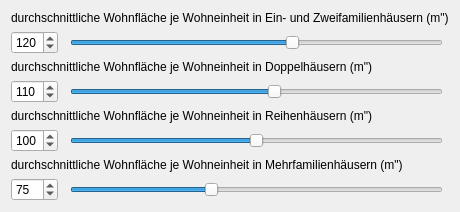
             <widget class="QWidget" name="scrollAreaWidgetContents_2">
              <property name="geometry">
               <rect>
                <x>0</x>
                <y>0</y>
                <width>409</width>
                <height>200</height>
               </rect>
              </property>
              <layout class="QGridLayout" name="gridLayout_8">
               <item row="3" column="0" colspan="3">
                <widget class="QLabel" name="label_13">
                 <property name="sizePolicy">
                  <sizepolicy hsizetype="Preferred" vsizetype="Fixed">
                   <horstretch>0</horstretch>
                   <verstretch>0</verstretch>
                  </sizepolicy>
                 </property>
                 <property name="text">
                  <string>durchschnittliche Wohnfläche je Wohneinheit in Doppelhäusern (m&quot;)</string>
                 </property>
                </widget>
               </item>
               <item row="4" column="0">
                <widget class="QSpinBox" name="spinBox_23">
                 <property name="sizePolicy">
                  <sizepolicy hsizetype="Fixed" vsizetype="Fixed">
                   <horstretch>0</horstretch>
                   <verstretch>0</verstretch>
                  </sizepolicy>
                 </property>
                 <property name="maximum">
                  <number>200</number>
                 </property>
                 <property name="value">
                  <number>110</number>
                 </property>
                </widget>
               </item>
               <item row="2" column="2">
                <widget class="QSlider" name="horizontalSlider_13">
                 <property name="toolTip">
                  <string>Anteil der Fläche der ausgewählten Teilfläche, welcher kein Nettowohnbauland (= Wohnbaugrundstücke) is (in Prozent) --- WTF??? Vonhintendurchdiebrustinsauge!</string>
                 </property>
                 <property name="maximum">
                  <number>200</number>
                 </property>
                 <property name="value">
                  <number>120</number>
                 </property>
                 <property name="orientation">
                  <enum>Qt::Horizontal</enum>
                 </property>
                </widget>
               </item>
               <item row="6" column="0">
                <widget class="QSpinBox" name="spinBox_24">
                 <property name="sizePolicy">
                  <sizepolicy hsizetype="Fixed" vsizetype="Fixed">
                   <horstretch>0</horstretch>
                   <verstretch>0</verstretch>
                  </sizepolicy>
                 </property>
                 <property name="maximum">
                  <number>200</number>
                 </property>
                 <property name="value">
                  <number>100</number>
                 </property>
                </widget>
               </item>
               <item row="2" column="0">
                <widget class="QSpinBox" name="spinBox_22">
                 <property name="sizePolicy">
                  <sizepolicy hsizetype="Fixed" vsizetype="Fixed">
                   <horstretch>0</horstretch>
                   <verstretch>0</verstretch>
                  </sizepolicy>
                 </property>
                 <property name="maximum">
                  <number>200</number>
                 </property>
                 <property name="value">
                  <number>120</number>
                 </property>
                </widget>
               </item>
               <item row="0" column="0" colspan="4">
                <widget class="QLabel" name="label_2">
                 <property name="sizePolicy">
                  <sizepolicy hsizetype="Preferred" vsizetype="Fixed">
                   <horstretch>0</horstretch>
                   <verstretch>0</verstretch>
                  </sizepolicy>
                 </property>
                 <property name="text">
                  <string>durchschnittliche Wohnfläche je Wohneinheit in Ein- und Zweifamilienhäusern (m&quot;)</string>
                 </property>
                </widget>
               </item>
               <item row="6" column="2">
                <widget class="QSlider" name="horizontalSlider_14">
                 <property name="toolTip">
                  <string>Anteil der Fläche der ausgewählten Teilfläche, welcher kein Nettowohnbauland (= Wohnbaugrundstücke) is (in Prozent) --- WTF??? Vonhintendurchdiebrustinsauge!</string>
                 </property>
                 <property name="maximum">
                  <number>200</number>
                 </property>
                 <property name="value">
                  <number>100</number>
                 </property>
                 <property name="orientation">
                  <enum>Qt::Horizontal</enum>
                 </property>
                </widget>
               </item>
               <item row="10" column="0">
                <widget class="QSpinBox" name="spinBox_25">
                 <property name="sizePolicy">
                  <sizepolicy hsizetype="Fixed" vsizetype="Fixed">
                   <horstretch>0</horstretch>
                   <verstretch>0</verstretch>
                  </sizepolicy>
                 </property>
                 <property name="maximum">
                  <number>200</number>
                 </property>
                 <property name="value">
                  <number>75</number>
                 </property>
                </widget>
               </item>
               <item row="10" column="2">
                <widget class="QSlider" name="horizontalSlider_15">
                 <property name="toolTip">
                  <string>Anteil der Fläche der ausgewählten Teilfläche, welcher kein Nettowohnbauland (= Wohnbaugrundstücke) is (in Prozent) --- WTF??? Vonhintendurchdiebrustinsauge!</string>
                 </property>
                 <property name="maximum">
                  <number>200</number>
                 </property>
                 <property name="value">
                  <number>75</number>
                 </property>
                 <property name="orientation">
                  <enum>Qt::Horizontal</enum>
                 </property>
                </widget>
               </item>
               <item row="7" column="0" colspan="3">
                <widget class="QLabel" name="label_15">
                 <property name="sizePolicy">
                  <sizepolicy hsizetype="Preferred" vsizetype="Fixed">
                   <horstretch>0</horstretch>
                   <verstretch>0</verstretch>
                  </sizepolicy>
                 </property>
                 <property name="text">
                  <string>durchschnittliche Wohnfläche je Wohneinheit in Mehrfamilienhäusern (m&quot;)</string>
                 </property>
                </widget>
               </item>
               <item row="5" column="0" colspan="3">
                <widget class="QLabel" name="label_14">
                 <property name="sizePolicy">
                  <sizepolicy hsizetype="Preferred" vsizetype="Fixed">
                   <horstretch>0</horstretch>
                   <verstretch>0</verstretch>
                  </sizepolicy>
                 </property>
                 <property name="text">
                  <string>durchschnittliche Wohnfläche je Wohneinheit in Reihenhäusern (m&quot;)</string>
                 </property>
                </widget>
               </item>
               <item row="4" column="2">
                <widget class="QSlider" name="horizontalSlider_12">
                 <property name="toolTip">
                  <string>Anteil der Fläche der ausgewählten Teilfläche, welcher kein Nettowohnbauland (= Wohnbaugrundstücke) is (in Prozent) --- WTF??? Vonhintendurchdiebrustinsauge!</string>
                 </property>
                 <property name="maximum">
                  <number>200</number>
                 </property>
                 <property name="value">
                  <number>110</number>
                 </property>
                 <property name="orientation">
                  <enum>Qt::Horizontal</enum>
                 </property>
                </widget>
               </item>
              </layout>
             </widget>
